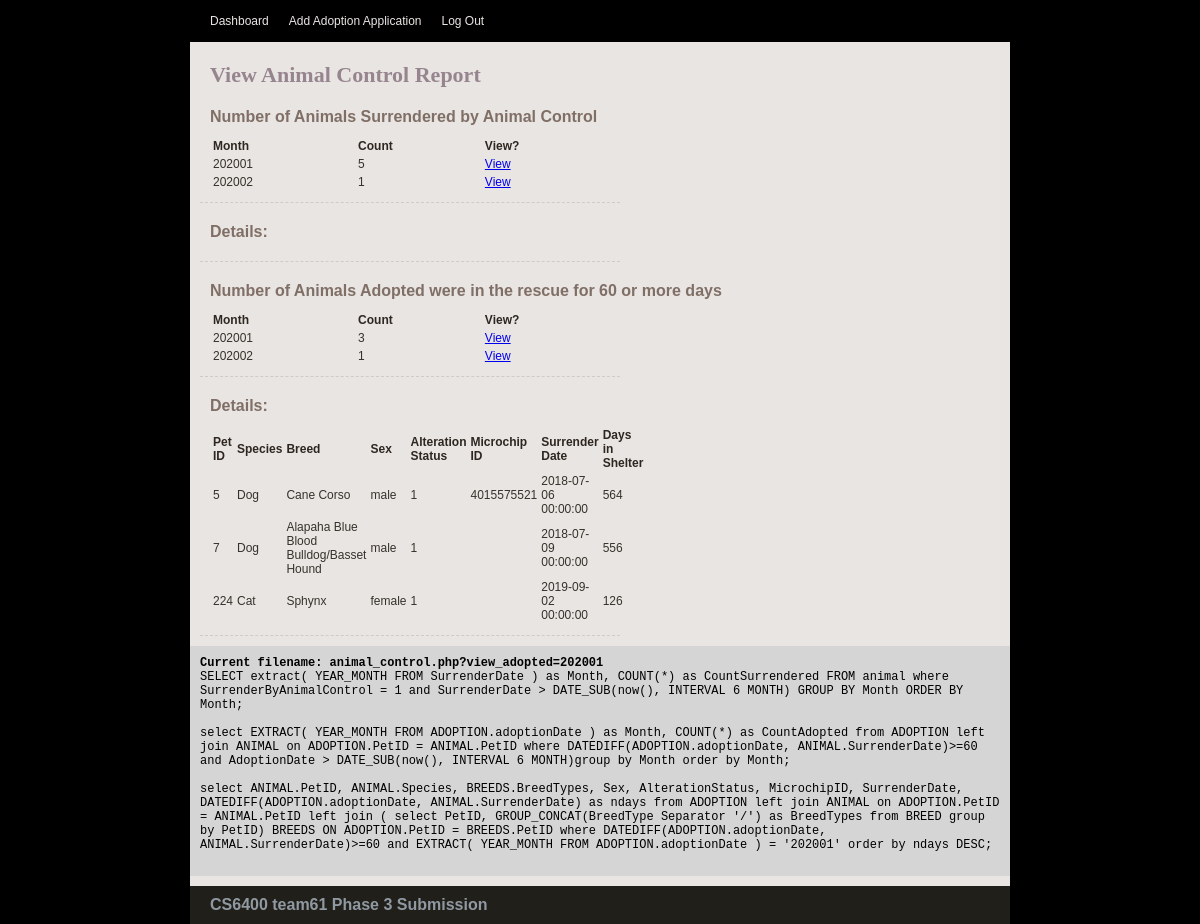
The app's page /animal_control.php?view_adopted=202001 (signed in) with its own data.
### tables this page shows
CREATE TABLE ANIMAL (
    PetID INT NOT NULL AUTO_INCREMENT,
    AlterationStatus BOOLEAN NOT NULL,
    Name VARCHAR(45) NOT NULL,
    Sex VARCHAR(10) NOT NULL,
    Age FLOAT NOT NULL,
    Description VARCHAR(200) NOT NULL,
    Species VARCHAR(20) NOT NULL,
    SurrenderReason VARCHAR(200) NOT NULL,
    SurrenderByAnimalControl BOOLEAN NOT NULL,
    SurrenderDate DATETIME NOT NULL,
    MicrochipID VARCHAR(50) NULL,
    Username VARCHAR(20) NOT NULL,
    PRIMARY KEY (PetID),
    FOREIGN KEY (Species) REFERENCES SPECIES (Species),
    FOREIGN KEY (Username) REFERENCES `USER` (Username));

### animal_control.php (the view, shortened to what this page needs)
<?php
include('lib/common.php');
$query = "SELECT extract( YEAR_MONTH FROM SurrenderDate ) as Month, COUNT(*) as CountSurrendered " .
    "FROM animal " .
    "where SurrenderByAnimalControl = 1 and SurrenderDate  > DATE_SUB(now(), INTERVAL 6 MONTH) " .
    "GROUP BY Month " .
    "ORDER BY Month";
$surrendercount = mysqli_query($db, $query);
$query = "select EXTRACT( YEAR_MONTH FROM ADOPTION.adoptionDate ) as Month, COUNT(*) as CountAdopted " .
    "from ADOPTION " .
    "left join ANIMAL " .
    "on ADOPTION.PetID = ANIMAL.PetID " .
    "where DATEDIFF(ADOPTION.adoptionDate, ANIMAL.SurrenderDate)>=60 and AdoptionDate > DATE_SUB(now(), INTERVAL 6 MONTH)" .
    "group by Month " .
    "order by Month";
$adoptioncount = mysqli_query($db, $query);
if (!empty($_GET['view_adopted'])) {
    $month = $_GET['view_adopted'];
    $query = "select ANIMAL.PetID, ANIMAL.Species, BREEDS.BreedTypes, Sex, AlterationStatus, MicrochipID, SurrenderDate, " .
            "DATEDIFF(ADOPTION.adoptionDate, ANIMAL.SurrenderDate) as ndays " .
            "from ADOPTION " .
            "left join ANIMAL " .
            "on ADOPTION.PetID = ANIMAL.PetID " .
            "left join ( " .
            "select PetID, GROUP_CONCAT(BreedType Separator '/') as BreedTypes " .
            "from BREED " .
            "group by PetID) BREEDS " .
            "ON ADOPTION.PetID = BREEDS.PetID " .
            "where DATEDIFF(ADOPTION.adoptionDate, ANIMAL.SurrenderDate)>=60 and EXTRACT( YEAR_MONTH FROM ADOPTION.adoptionDate ) = '$month' " .
            "order by ndays DESC";
    $adopted_animal = mysqli_query($db, $query);
}
?>
<?php include("lib/header.php"); ?>
</head>
<body>
    <div id="main_container">
        <?php include("lib/menu.php"); ?>
        <div class="center_content">
            <div class="center_left">
                <div class="title_name">View Animal Control Report</div>
                <div class="features">
                    <div class="section">
                        <div class="subtitle">Number of Animals Surrendered by Animal Control</div>
                        <table>
                            <?php
                            if (isset($surrendercount)) {
                                print "<tr>";
                                print "<td class='heading'>Month</td>";
                                print "<td class='heading'>Count</td>";
                                print "<td class='heading'>View?</td>";
                                print "</tr>";
                                while ($row = mysqli_fetch_array($surrendercount, MYSQLI_ASSOC)) {
                                    print "<tr>";
                                    print "<td>{$row['Month']}</td>";
                                    print "<td>{$row['CountSurrendered']}</td>";
                                    print '<td>
                                        <a href="animal_control.php?view_surrender=' . urlencode($row['Month']) . '">View</a>
                                        </td>';
                                    print "</tr>";
                                }
                            }    ?>
                        </table>
                    </div>
                    <div class="section">
                        <div class="subtitle">Details:</div>
                    </div>
                    <div class="section">
                        <div class="subtitle">Number of Animals Adopted were in the rescue for 60 or more days</div>
                        <table>
                            <?php
                            if (isset($adoptioncount)) {
                                print "<tr>";
                                print "<td class='heading'>Month</td>";
                                print "<td class='heading'>Count</td>";
                                print "<td class='heading'>View?</td>";
                                print "</tr>";
                                while ($row = mysqli_fetch_array($adoptioncount, MYSQLI_ASSOC)) {
                                    print "<tr>";
                                    print "<td>{$row['Month']}</td>";
                                    print "<td>{$row['CountAdopted']}</td>";
                                    print '<td>
                                        <a href="animal_control.php?view_adopted=' . urlencode($row['Month']) . '">View</a>
                                        </td>';
                                    print "</tr>";
                                }
                            }    ?>
                        </table>
                    </div>
                    <div class="section">
                        <div class="subtitle">Details:</div>
                        <table>
                            <?php
                            if (isset($adopted_animal)) {
                                print "<tr>";
                                print "<td class='heading'>Pet ID</td>";
                                print "<td class='heading'>Species</td>";
                                print "<td class='heading'>Breed</td>";
                                print "<td class='heading'>Sex</td>";
                                print "<td class='heading'>Alteration Status</td>";
                                print "<td class='heading'>Microchip ID</td>";
                                print "<td class='heading'>Surrender Date</td>";
                                print "<td class='heading'>Days in Shelter</td>";
                                print "</tr>";
                                while ($row = mysqli_fetch_array($adopted_animal, MYSQLI_ASSOC)) {
                                    print "<tr>";
                                        print "<td>{$row['PetID']}</td>";
                                        print "<td>{$row['Species']}</td>";
                                        print "<td>{$row['BreedTypes']}</td>";
                                        print "<td>{$row['Sex']}</td>";
                                        print "<td>{$row['AlterationStatus']}</td>";
                                        print "<td>{$row['MicrochipID']}</td>";
                                        print "<td>{$row['SurrenderDate']}</td>";
                                        print "<td>{$row['ndays']}</td>";
                                    print "</tr>";
                                }
                            }    ?>
                        </table>
                    </div>
                </div>
            </div>
            <?php include("lib/error.php"); ?>
        </div>
        <?php include("lib/footer.php"); ?>
    </div>
</body>
</html>

### css/shelter_management.css (style rules this page uses)
body { background:url(../img/bg.gif) repeat #000000; padding:0; font-family: Verdana, Geneva, sans-serif; font-size:12px; margin:auto auto auto auto; color:#36322b; }
table { width: 100%; }
th, td { padding: 1px; text-align: left; }
#main_container { width:820px; height:auto; margin:auto; padding:0px; }
.title_name { width: auto; font-family: Georgia, serif; font-weight:bold; font-size:22px; color:#96858F; margin:0px 10px 0px 10px; }
.heading { font-size:12px; color:#2e2721; font-weight:bold; }
.subtitle { width: 600px; font-family: Verdana, Geneva, sans-serif; font-weight:bold; font-size:16px; color:#806F66; padding:10px 0px 10px 0px; }
.center_content { width:820px; height:auto; padding:10px 0px 10px 0px; clear:both; background-color:#E9E5E2; }
.center_left { width:600px; float:left; padding:10px 10px 10px 10px; }
.section { float:left; width:400px; border-bottom:1px #CCCCCC dashed; padding:10px 10px 10px 10px; }

### records on screen
animal: PetID "5", Species "Dog", BreedTypes "Cane Corso", Sex "male", AlterationStatus "1", MicrochipID "4015575521", SurrenderDate "2018-07-06 00:00:00", ndays "564"
animal: PetID "7", Species "Dog", BreedTypes "Alapaha Blue Blood Bulldog/Basset Hound", Sex "male", AlterationStatus "1", SurrenderDate "2018-07-09 00:00:00", ndays "556"
animal: PetID "224", Species "Cat", BreedTypes "Sphynx", Sex "female", AlterationStatus "1", SurrenderDate "2019-09-02 00:00:00", ndays "126"

### other values on screen
$row['Month'] "202001"
$row['CountSurrendered'] "5"
$row['Month'] "202002"
$row['CountSurrendered'] "1"
$row['CountAdopted'] "3"
$row['CountAdopted'] "1"
$query "Current filename: animal_control.php?view_adopted=202001"
